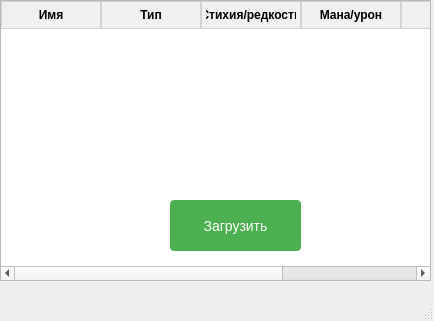
<?xml version="1.0" encoding="UTF-8"?>
<ui version="4.0">
 <class>MainWindow</class>
 <widget class="QMainWindow" name="MainWindow">
  <property name="geometry">
   <rect>
    <x>0</x>
    <y>0</y>
    <width>434</width>
    <height>321</height>
   </rect>
  </property>
  <property name="windowTitle">
   <string>MainWindow</string>
  </property>
  <widget class="QWidget" name="centralwidget">
   <widget class="QTableWidget" name="tableWidget">
    <property name="geometry">
     <rect>
      <x>0</x>
      <y>0</y>
      <width>431</width>
      <height>281</height>
     </rect>
    </property>
    <property name="styleSheet">
     <string notr="true">QTableWidget {
    gridline-color: #d3d3d3;
    selection-background-color: #cce5ff;
    alternate-background-color: #f9f9f9;
}
QHeaderView::section {
    background-color: #f0f0f0;
    padding: 4px;
    border: 1px solid #d3d3d3;
    font-weight: bold;
}</string>
    </property>
    <property name="editTriggers">
     <set>QAbstractItemView::EditTrigger::NoEditTriggers</set>
    </property>
    <property name="alternatingRowColors">
     <bool>true</bool>
    </property>
    <column>
     <property name="text">
      <string>Имя</string>
     </property>
    </column>
    <column>
     <property name="text">
      <string>Тип</string>
     </property>
    </column>
    <column>
     <property name="text">
      <string>Стихия/редкость</string>
     </property>
    </column>
    <column>
     <property name="text">
      <string>Мана/урон</string>
     </property>
    </column>
    <column>
     <property name="text">
      <string>ХП</string>
     </property>
    </column>
    <column>
     <property name="text">
      <string>Броня</string>
     </property>
    </column>
   </widget>
   <widget class="QPushButton" name="loadButton">
    <property name="geometry">
     <rect>
      <x>170</x>
      <y>200</y>
      <width>131</width>
      <height>51</height>
     </rect>
    </property>
    <property name="styleSheet">
     <string notr="true">QPushButton {
    background-color: #4CAF50;
    color: white;
    border: none;
    padding: 8px 16px;
    font-size: 14px;
    border-radius: 4px;
}
QPushButton:hover {
    background-color: #45a049;
}
QPushButton:pressed {
    background-color: #3d8b40;
}</string>
    </property>
    <property name="text">
     <string>Загрузить</string>
    </property>
   </widget>
  </widget>
  <widget class="QMenuBar" name="menubar">
   <property name="geometry">
    <rect>
     <x>0</x>
     <y>0</y>
     <width>434</width>
     <height>22</height>
    </rect>
   </property>
  </widget>
  <widget class="QStatusBar" name="statusbar"/>
 </widget>
 <resources/>
 <connections/>
</ui>
